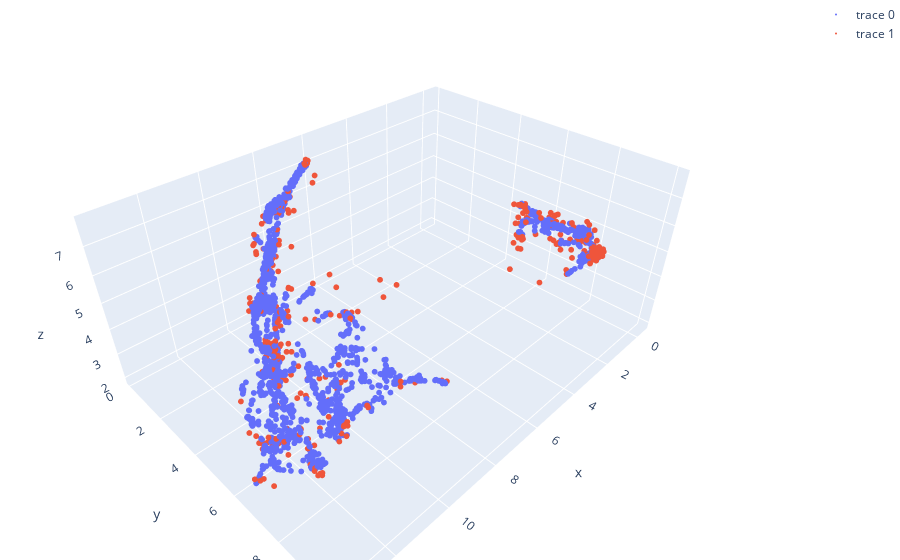

The notebook cell saved with this chart:
### Code cell
fig = go.Figure(data=[go.Scatter3d(x=df["x1"], y=df["x2"], z = df["x3"], mode='markers')])

fig.add_trace(go.Scatter3d(x= dfRep[dfRep["error"] == 1]["x1"], y=dfRep[dfRep["error"] == 1]["x2"], z=dfRep[dfRep["error"] == 1]["x3"], mode='markers'))
fig.update_traces(marker_size=2)


# tight layout
fig.update_layout(margin=dict(l=0, r=0, b=0, t=0))
fig.show()

### Figure 1 — Plotly figure (JSON) as saved in the notebook; plotly's stock layout.template omitted (floating-point values rounded to 4 significant figures; data arrays with more than 128 entries replaced by an {"elided": "..."} marker saying what was removed)
{"data": [{"marker": {"size": 2}, "mode": "markers", "type": "scatter3d", "x": {"elided": "1496 float values"}, "y": {"elided": "1496 float values"}, "z": {"elided": "1496 float values"}}, {"marker": {"size": 2}, "mode": "markers", "type": "scatter3d", "x": {"elided": "358 float values"}, "y": {"elided": "358 float values"}, "z": {"elided": "358 float values"}}], "layout": {"margin": {"b": 0, "l": 0, "r": 0, "t": 0}}}
